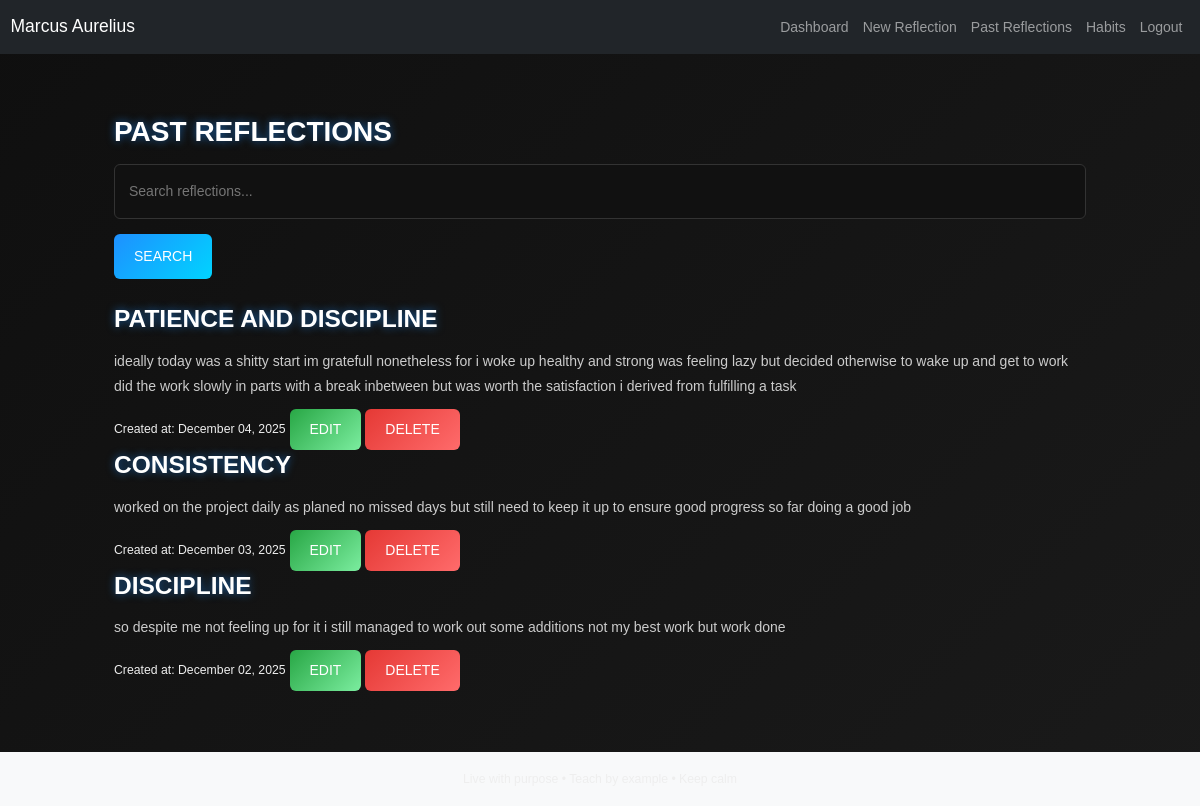
Screenshot of /entries (signed in) with the database file from the repository.
### models.py (models this page shows, shortened)
class DailyEntry(db.Model):
    id = db.Column(db.Integer, primary_key=True)
    title = db.Column(db.String(120), nullable=True)
    content = db.Column(db.Text, nullable=False)
    created_at = db.Column(db.DateTime, default=datetime.utcnow)
    user_id = db.Column(
        db.Integer,
        db.ForeignKey('user.id', name='fk_dailyentry_user_id'),
        nullable=False
    )

### app.py (the view)
@app.route('/entries')
def entries():
    if "user_id" not in session:
        return redirect(url_for("login"))
    q = request.args.get("q", "")
    if q:
        entries = DailyEntry.query.filter(
            DailyEntry.user_id == session["user_id"],
            (DailyEntry.title.ilike(f"%{q}%")) | (DailyEntry.content.ilike(f"%{q}%"))
        ).order_by(DailyEntry.created_at.desc()).all()
    else:
        entries = DailyEntry.query.filter_by(
            user_id=session["user_id"]
        ).order_by(DailyEntry.created_at.desc()).all()
    return render_template("all_entries.html", entries=entries)

### templates/all_entries.html (shortened to what this page needs)
{% extends "base.html" %}
{% block content %}
<section class="container">
    <h2>Past Reflections</h2>
    <form method="GET" class="search-form">
        <input type="text" name="q" placeholder="Search reflections..."
               value="{{ request.args.get('q', '') }}">
        <button type="submit">Search</button>
    </form>
    <br>
    {% if entries %}
        {% for entry in entries %}
            <div class="entry">
                <h3>{{ entry.title }}</h3>
                <p>{{ entry.content }}</p>
                <small>Created at: {{ entry.created_at.strftime("%B %d, %Y") }}</small>
                <a href="{{ url_for('edit_reflection', id=entry.id) }}" class="btn btn-edit">
                    Edit
                </a>
                <form action="{{ url_for('delete_reflection', id=entry.id) }}" method="POST" style="display:inline;">
                    <button type="submit" class="btn btn-delete"
                        onclick="return confirm('Delete this reflection?');">
                        Delete
                    </button>
                </form>
            </div>
        {% endfor %}
    {% else %}
        <p>No reflections found. Start writing <a href="{{ url_for('daily') }}">here</a>.</p>
    {% endif %}
</section>
{% endblock %}

### templates/base.html (shortened to what this page needs)
<!doctype html>
<html lang="en">
<head>
  <link href="https://cdn.jsdelivr.net/npm/bootstrap@5.3.2/dist/css/bootstrap.min.css" rel="stylesheet">
  <link rel="stylesheet" href="{{ url_for('static', filename='css/style.css') }}">
</head>
<body class="d-flex flex-column min-vh-100">
  <nav class="navbar navbar-expand-lg navbar-dark bg-dark">
    <div class="container-fluid">
      <a class="navbar-brand" href="{{ url_for('home') }}">Marcus Aurelius</a>
      <div class="collapse navbar-collapse" id="mainNav">
        <ul class="navbar-nav ms-auto mb-2 mb-lg-0">
          {% if session.get('user_id') %}
            <li class="nav-item"><a class="nav-link" href="{{ url_for('dashboard') }}">Dashboard</a></li>
            <li class="nav-item"><a class="nav-link" href="{{ url_for('daily') }}">New Reflection</a></li>
            <li class="nav-item"><a class="nav-link" href="{{ url_for('entries') }}">Past Reflections</a></li>
            <li class="nav-item"><a class="nav-link" href="{{ url_for('habits') }}">Habits</a></li>
            <li class="nav-item"><a class="nav-link" href="{{ url_for('logout') }}">Logout</a></li>
          {% else %}
            <li class="nav-item"><a class="nav-link" href="{{ url_for('home') }}">Home</a></li>
            <li class="nav-item"><a class="nav-link" href="{{ url_for('login') }}">Login</a></li>
            <li class="nav-item"><a class="nav-link" href="{{ url_for('register') }}">Register</a></li>
          {% endif %}
        </ul>
      </div>
    </div>
  </nav>
  <main class="container my-4 flex-grow-1">
    {% block content %}{% endblock %}
  </main>
  <footer class="bg-light text-center py-3 mt-auto">
    <small>Live with purpose • Teach by example • Keep calm</small>
  </footer>
</body>
</html>

### static/css/style.css (style rules this page uses)
* { margin: 0; padding: 0; box-sizing: border-box; }
html, body { font-family: 'Poppins', sans-serif; font-size: 14px; color: #eee; background: linear-gradient(135deg, #0f0f0f, #1a1a1a); line-height: 1.8; }
a { text-decoration: none; color: #1e90ff; transition: 0.3s ease; }
h1,h2,h3,h4,h5,h6 { color: #fff; font-weight: 700; text-transform: uppercase; margin-bottom: 15px; text-shadow: 0 0 8px rgba(30,144,255,0.6); }
p { color: #ccc; margin-bottom: 10px; }
.container { width: 90%; max-width: 1200px; margin: 0 auto; padding: 20px 0; }
button, .btn { background: linear-gradient(135deg, #1e90ff, #00d4ff); color: #fff; border-radius: 6px; padding: 10px 20px; font-weight: 500; text-transform: uppercase; cursor: pointer; border: none; transition: 0.3s ease, transform 0.2s ease; }
.btn-edit { background: linear-gradient(135deg, #28a745, #7bed9f); }
.btn-delete { background: linear-gradient(135deg, #e53935, #ff6b6b); }
input, textarea, select { width: 100%; padding: 14px; border-radius: 6px; border: 1px solid #333; background: #111; color: #fff; margin-bottom: 15px; transition: 0.3s; }

### rows the page displays
DailyEntry: title "PATIENCE AND DISCIPLINE", content "ideally today was a shitty start im gratefull nonetheless for i woke up healthy and strong was feeling lazy but decided otherwise to wake up and get to work did the work slowly in parts with a break inbetween but was worth the satisfaction i derived from fulfilling a task", created_at "December 04, 2025"
DailyEntry: title "CONSISTENCY", content "worked on the project daily as planed no missed days but still need to keep it up to ensure good progress so far doing a good job", created_at "December 03, 2025"
DailyEntry: title "DISCIPLINE", content "so despite me not feeling up for it i still managed to work out some additions not my best work but work done", created_at "December 02, 2025"
